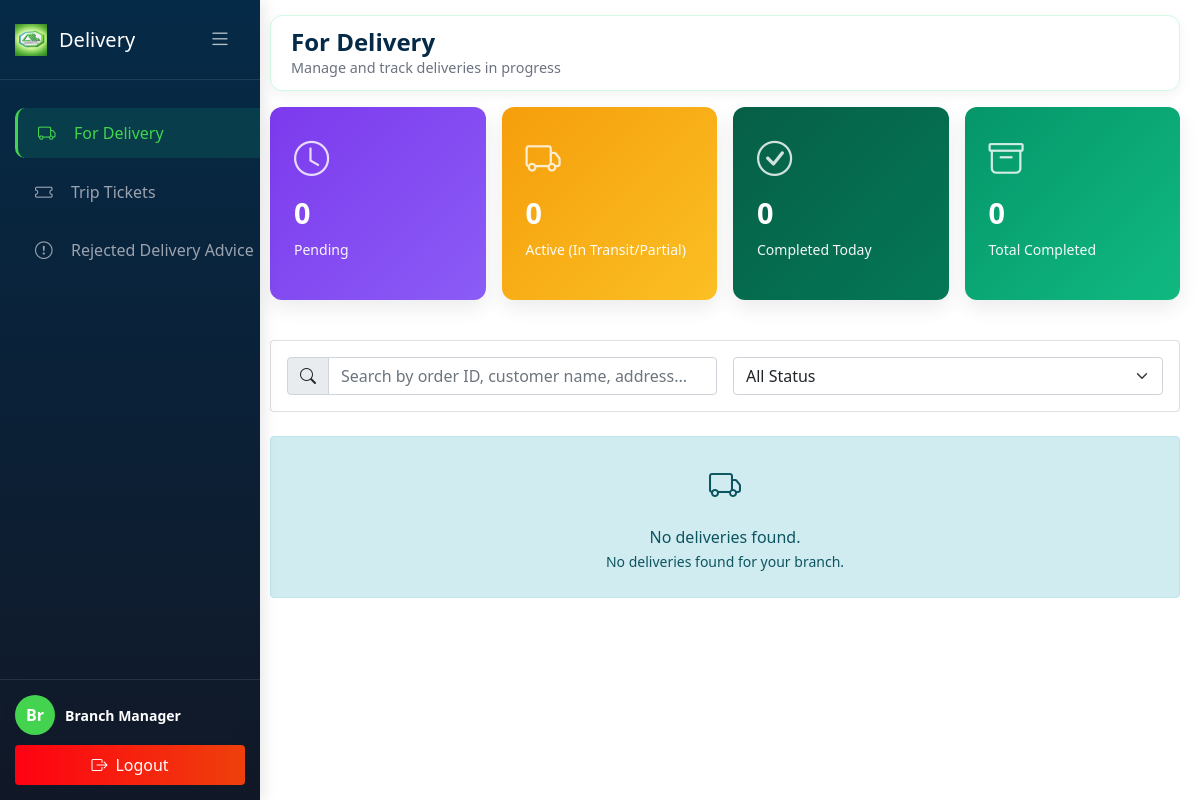
Before: /Delivery/fordelivery.php (signed in) with the older database file.
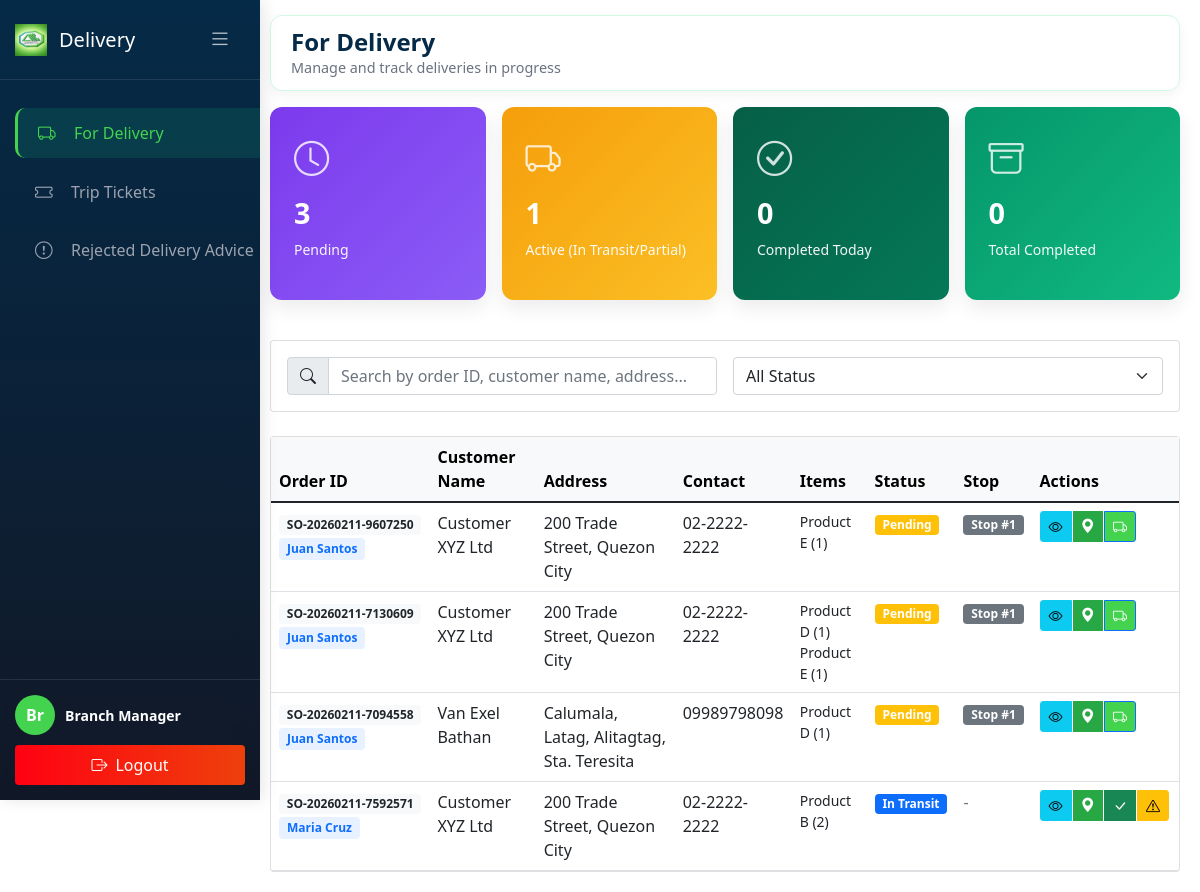
After: the same page with the newer database file.
### tables this page shows
CREATE TABLE `deliveries` (
  `delivery_id` int(11) NOT NULL,
  `trip_id` int(11) NOT NULL,
  `so_id` int(11) NOT NULL,
  `pick_list_id` int(11) DEFAULT NULL,
  `customer_id` int(11) NOT NULL,
  `stop_sequence` int(11) DEFAULT NULL,
  `delivery_date` datetime DEFAULT NULL,
  `delivery_status` enum('pending','in-transit','delivered','rejected','partial','rescheduled') DEFAULT 'pending',
  `signed_by` varchar(100) DEFAULT NULL,
  `remarks` text DEFAULT NULL,
  `created_at` timestamp NOT NULL DEFAULT current_timestamp(),
  `updated_at` timestamp NOT NULL DEFAULT current_timestamp() ON UPDATE current_timestamp(),
  `branch_id` int(11) DEFAULT NULL,
  `driver_id` int(11) DEFAULT NULL
);

CREATE TABLE `sales_orders` (
  `so_id` int(11) NOT NULL,
  `so_number` varchar(50) NOT NULL,
  `customer_id` int(11) NOT NULL,
  `branch_id` int(11) DEFAULT NULL,
  `order_date` datetime NOT NULL,
  `delivery_date` date DEFAULT NULL,
  `total_amount` decimal(12,2) NOT NULL,
  `order_status` enum('pending','confirmed','processing','ready','delivered','cancelled') DEFAULT 'pending',
  `created_by` int(11) NOT NULL,
  `created_at` timestamp NOT NULL DEFAULT current_timestamp(),
  `updated_at` timestamp NOT NULL DEFAULT current_timestamp() ON UPDATE current_timestamp()
);

CREATE TABLE `drivers` (
  `driver_id` int(11) NOT NULL,
  `user_id` int(11) DEFAULT NULL,
  `driver_name` varchar(100) NOT NULL,
  `license_number` varchar(50) NOT NULL,
  `license_expiry` date DEFAULT NULL,
  `contact_number` varchar(20) DEFAULT NULL,
  `vehicle_type` varchar(50) DEFAULT NULL,
  `vehicle_plate_number` varchar(50) DEFAULT NULL,
  `status` enum('active','inactive','on-leave') DEFAULT 'active',
  `branch_id` int(11) DEFAULT NULL,
  `created_at` timestamp NOT NULL DEFAULT current_timestamp(),
  `updated_at` timestamp NOT NULL DEFAULT current_timestamp() ON UPDATE current_timestamp()
);

CREATE TABLE `customers` (
  `customer_id` int(11) NOT NULL,
  `customer_name` varchar(100) NOT NULL,
  `customer_code` varchar(50) NOT NULL,
  `contact_person` varchar(100) DEFAULT NULL,
  `email` varchar(100) DEFAULT NULL,
  `phone_number` varchar(20) DEFAULT NULL,
  `address` varchar(255) DEFAULT NULL,
  `city` varchar(50) DEFAULT NULL,
  `longitude` decimal(10,6) DEFAULT NULL,
  `latitude` decimal(10,8) DEFAULT NULL,
  `credit_limit` decimal(12,2) DEFAULT 0.00,
  `credit_used` decimal(12,2) DEFAULT 0.00,
  `status` enum('active','inactive','suspended') DEFAULT 'active',
  `created_at` timestamp NOT NULL DEFAULT current_timestamp(),
  `updated_at` timestamp NOT NULL DEFAULT current_timestamp() ON UPDATE current_timestamp(),
  `branch_id` int(11) DEFAULT NULL,
  `full_address` text DEFAULT NULL,
  `delivery_instructions` text DEFAULT NULL
);

### Delivery/fordelivery.php (the view, shortened to what the rows shown need)
<?php
require_once '../config/database.php';
$user_role = isset($_SESSION['role']) ? $_SESSION['role'] : 'delivery';
$branch_id = $_SESSION['branch_id'] ?? 0;
$view_all_branches = $_SESSION['view_all_branches'] ?? false;
$delivery_branch_column_exists = false;
$check_delivery_column = $conn->query("SHOW COLUMNS FROM deliveries LIKE 'branch_id'");
if ($check_delivery_column && $check_delivery_column->num_rows > 0) {
    $delivery_branch_column_exists = true;
}
$delivery_branch_condition = "";
if ($delivery_branch_column_exists && !$view_all_branches && $branch_id > 0) {
    $delivery_branch_condition = "AND d.branch_id = $branch_id";
}
$where_clause = "WHERE d.delivery_status IN ('pending', 'in-transit', 'partial', 'delivered')";
$where_clause .= $delivery_branch_condition;
try {
    $query = "
        SELECT
            d.delivery_id,
            d.so_id,
            d.trip_id,
            d.stop_sequence,
            d.delivery_date,
            d.delivery_status,
            d.signed_by,
            d.remarks,
            d.branch_id,
            d.driver_id,
            so.so_number,
            so.total_amount,
            so.order_date,
            c.customer_id,
            c.customer_name,
            c.contact_person,
            c.phone_number,
            c.address,
            c.city,
            c.longitude,
            c.latitude,
            dr.driver_name,
            dr.vehicle_plate_number,
            GROUP_CONCAT(CONCAT(IFNULL(i.item_name, 'Unknown'), ' (', soi.quantity_ordered, ')') SEPARATOR '; ') as items,
            GROUP_CONCAT(CONCAT(soi.quantity_ordered, ' x ', IFNULL(i.item_name, 'Unknown'), ' - ₱', soi.unit_price) SEPARATOR '||') as items_receipt
        FROM deliveries d
        INNER JOIN sales_orders so ON d.so_id = so.so_id
        INNER JOIN customers c ON d.customer_id = c.customer_id
        LEFT JOIN drivers dr ON d.driver_id = dr.driver_id
        LEFT JOIN sales_order_items soi ON so.so_id = soi.so_id
        LEFT JOIN items i ON soi.item_id = i.item_id
        $where_clause
        GROUP BY d.delivery_id
        ORDER BY
            CASE
                WHEN d.delivery_status = 'pending' THEN 1
                WHEN d.delivery_status = 'in-transit' THEN 2
                WHEN d.delivery_status = 'partial' THEN 3
                WHEN d.delivery_status = 'delivered' THEN 4
                ELSE 5
            END,
            d.delivery_date DESC
    ";
    $result = $conn->query($query);
    $delivery_orders = [];
    if ($result) {
        $delivery_orders = $result->fetch_all(MYSQLI_ASSOC);
    }
} catch (Exception $e) {
    error_log("Database error in fordelivery.php: " . $e->getMessage());
    $delivery_orders = [];
    $stats = ['pending_count' => 0, 'active_count' => 0, 'completed_today' => 0, 'total_completed' => 0];
    $driver_column_warning = true;
}
?>
<!DOCTYPE html>
<html lang="en">
<head>
    <link rel="stylesheet" href="../css/delivery.css">
    <link rel="stylesheet" href="../css/fordelivery.css">
    <link href="https://cdn.jsdelivr.net/npm/bootstrap@5.1.3/dist/css/bootstrap.min.css" rel="stylesheet">
    <link rel="stylesheet" href="https://cdn.jsdelivr.net/npm/bootstrap-icons@1.8.1/font/bootstrap-icons.css">
    <link rel="stylesheet" href="https://unpkg.com/leaflet@1.9.4/dist/leaflet.css" />
</head>
<body>
    <div id="appPage">
        <div class="main-content">
            <div class="navbar-top">
                <div class="page-title">
                    <h2>For Delivery</h2>
                </div>
            </div>
            <?php if (empty($delivery_orders)): ?>
                <div class="alert alert-info text-center py-4">
                    <i class="bi bi-truck" style="font-size: 2rem;"></i>
                    <p class="mt-3 mb-0">
                        No deliveries found.
                        <?php if ($user_role == 'delivery'): ?>
                            <br><small>You don't have any deliveries assigned yet.</small>
                        <?php elseif ($delivery_branch_column_exists && !$view_all_branches): ?>
                            <br><small>No deliveries found for your branch.</small>
                        <?php endif; ?>
                    </p>
                </div>
            <?php else: ?>
            <div class="card">
                <div class="table-responsive">
                    <table class="table table-hover mb-0">
                        <thead class="table-light">
                            <tr>
                                <th>Order ID</th>
                                <th>Customer Name</th>
                                <th>Address</th>
                                <th>Contact</th>
                                <th>Items</th>
                                <th>Status</th>
                                <th>Stop</th>
                                <th>Actions</th>
                            </tr>
                        </thead>
                        <tbody>
                            <?php foreach ($delivery_orders as $order): ?>
                            <tr class="<?php echo $order['delivery_status'] == 'delivered' ? 'delivered-row' : ''; ?>">
                                <td>
                                    <span class="badge bg-light text-dark"><?php echo htmlspecialchars($order['so_number']); ?></span>
                                    <?php if ($user_role != 'delivery' && isset($order['driver_name']) && $order['driver_name']): ?>
                                        <br><small class="driver-badge"><?php echo htmlspecialchars($order['driver_name']); ?></small>
                                    <?php endif; ?>
                                </td>
                                <td><?php echo htmlspecialchars($order['customer_name']); ?></td>
                                <td><?php echo htmlspecialchars($order['address'] . ', ' . $order['city']); ?></td>
                                <td><?php echo htmlspecialchars($order['phone_number']); ?></td>
                                <td>
                                    <?php
                                    if (!empty($order['items'])) {
                                        $items = explode('; ', $order['items']);
                                        $display_items = array_slice($items, 0, 2);
                                        foreach ($display_items as $index => $item):
                                    ?>
                                        <small class="d-block"><?php echo htmlspecialchars($item); ?></small>
                                    <?php
                                        endforeach;
                                    } else {
                                        echo '<small class="text-muted">No items listed</small>';
                                    }
                                    ?>
                                </td>
                                <td>
                                    <?php
                                    $status_badge = '';
                                    $status_text = '';
                                    switch ($order['delivery_status']) {
                                        case 'pending':
                                            $status_badge = 'bg-warning';
                                            $status_text = 'Pending';
                                            break;
                                        case 'in-transit':
                                            $status_badge = 'bg-primary';
                                            $status_text = 'In Transit';
                                            break;
                                    }
                                    ?>
                                    <span class="badge <?php echo $status_badge; ?>">
                                        <?php echo $status_text; ?>
                                    </span>
                                </td>
                                <td>
                                    <?php if ($order['stop_sequence']): ?>
                                        <span class="badge bg-secondary">Stop #<?php echo $order['stop_sequence']; ?></span>
                                    <?php else: ?>
                                        <span class="text-muted">-</span>
                                    <?php endif; ?>
                                </td>
                                <td>
                                    <div class="btn-group" role="group">
                                        <button class="btn btn-sm btn-info" title="View Details" onclick="viewDeliveryDetails(<?php echo $order['delivery_id']; ?>)">
                                            <i class="bi bi-eye"></i>
                                        </button>
                                        <?php
                                        $has_coordinates = !empty($order['latitude']) && !empty($order['longitude']) &&
                                                           $order['latitude'] != 0 && $order['longitude'] != 0;
                                        if ($has_coordinates):
                                        ?>
                                            <button class="btn btn-sm map-icon-btn" title="View on Map" onclick="showLocation(
                                                <?php echo $order['latitude']; ?>,
                                                <?php echo $order['longitude']; ?>,
                                                '<?php echo htmlspecialchars(addslashes($order['customer_name'])); ?>',
                                                '<?php echo htmlspecialchars(addslashes($order['address'] . ', ' . $order['city'])); ?>'
                                            )">
                                                <i class="bi bi-geo-alt-fill"></i>
                                            </button>
                                        <?php endif; ?>
                                        <?php if ($order['delivery_status'] == 'pending'): ?>
                                            <button class="btn btn-sm btn-primary" title="Start Delivery" onclick="updateDeliveryStatus(<?php echo $order['delivery_id']; ?>, 'in-transit')">
                                                <i class="bi bi-truck"></i>
                                            </button>
                                        <?php elseif ($order['delivery_status'] == 'in-transit'): ?>
                                            <button class="btn btn-sm btn-success" title="Mark as Delivered" onclick="showDeliveryModal(<?php echo $order['delivery_id']; ?>, <?php echo $order['so_id']; ?>, '<?php echo htmlspecialchars(addslashes($order['so_number'])); ?>')">
                                                <i class="bi bi-check-lg"></i>
                                            </button>
                                            <button class="btn btn-sm btn-warning" title="Mark as Partial" onclick="updateDeliveryStatus(<?php echo $order['delivery_id']; ?>, 'partial')">
                                                <i class="bi bi-exclamation-triangle"></i>
                                            </button>
                                        <?php elseif ($order['delivery_status'] == 'partial'): ?>
                                            <button class="btn btn-sm btn-success" title="Complete Remaining Items" onclick="showDeliveryModal(<?php echo $order['delivery_id']; ?>, <?php echo $order['so_id']; ?>, '<?php echo htmlspecialchars(addslashes($order['so_number'])); ?>')">
                                                <i class="bi bi-check-lg"></i>
                                            </button>
                                        <?php endif; ?>
                                    </div>
                                </td>
                            </tr>
                            <?php endforeach; ?>
                        </tbody>
                    </table>
                </div>
            </div>
            <?php endif; ?>
        </div>
    </div>
</body>
</html>

Changed rows visible on the page:
added deliveries: so.so_number "SO-20260211-9607250", driver.driver_name "Juan Santos", customer.customer_name "Customer XYZ Ltd", customer.city "200 Trade Street, Quezon City", customer.phone_number "02-2222-2222", item "Product E (1)", delivery_status "Pending", stop_sequence "1"
added deliveries: so.so_number "SO-20260211-7130609", driver.driver_name "Juan Santos", customer.customer_name "Customer XYZ Ltd", customer.city "200 Trade Street, Quezon City", customer.phone_number "02-2222-2222", item "Product D (1)", item "Product E (1)", delivery_status "Pending", stop_sequence "1", shown under "For Delivery"
added deliveries: so.so_number "SO-20260211-7094558", driver.driver_name "Juan Santos", customer.customer_name "Van Exel Bathan", customer.city "Calumala, Latag, Alitagtag, Sta. Teresita", customer.phone_number "09989798098", item "Product D (1)", delivery_status "Pending", stop_sequence "1"
added deliveries: so.so_number "SO-20260211-7592571", driver.driver_name "Maria Cruz", customer.customer_name "Customer XYZ Ltd", customer.city "200 Trade Street, Quezon City", customer.phone_number "02-2222-2222", item "Product B (2)", delivery_status "In Transit"
Other visible differences:
$stats['pending_count']: "0" → "3"
$stats['active_count']: "0" → "1"
text no longer shown: "No deliveries found. No deliveries found for your branch."
text now shown: "Order ID Customer Name Address Contact Items Status Stop Actions"
